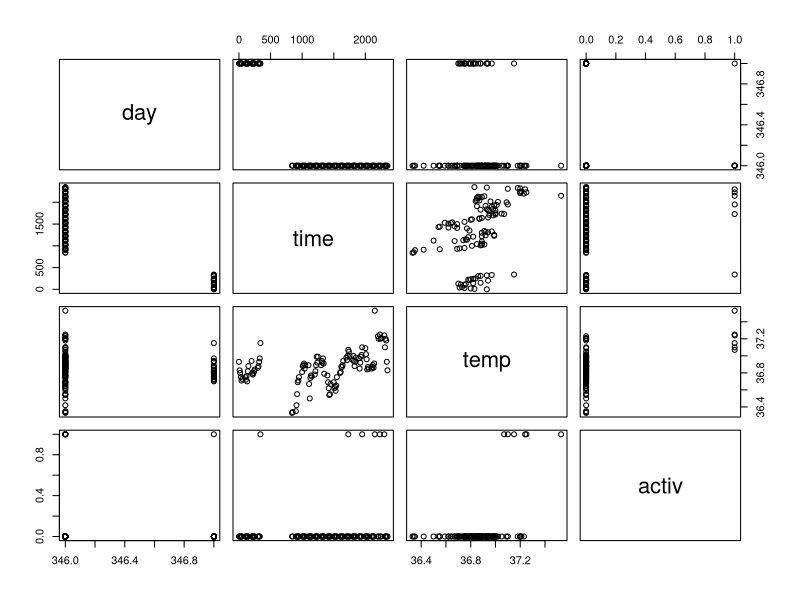

Here is the R script that generated this plot:
## ---- chunk 1
knitr::opts_chunk$set(echo = TRUE)
## ---- chunk 2
# You can write code in chunks that look like this.
# This chunk uses the code plot(simplechromosome) to plot a data set.
# To run the code, click the Green play button at the
# top right of this chunk. Try it!
plot(beaver1)
## ---- chunk 3
# Sometimes you might want to run only some of the code 
# in a code chunk. To do that, highlight the code to 
# run and then press Cmd + Enter (Control + Enter on 
# Windows). If you do not highlight any code, R will 
# run the line of code that your cursor is on.
# Try it now. Run mean(1:5) but not the line below it.
mean(1:5)
warning("You shouldn't run this!")
## ---- chunk 4
# You can click the downward facing arrow to the left of the play button to run
# every chunk above the current code chunk. This is useful if the code in your
# chunk uses objects that you made in previous chunks.
Sys.Date()
## ---- chunk 5
#You can use comments in your code chunks to remind you what you did or why you did it. This comment is often for a future version of yourself.
## ---- chunk 6
#Vectors
#x<- c(1,2,3,4)
#y<- c("1","2","3","4")
#z<- c("R","is","handy")
#sum(x)
#sum(y)
#plot(x)


#lists
#list<- list(x,y,z)
#list[[1]]
#list[[3]][1]
## ---- chunk 7
#setwd()
#read.csv()
#Explore the dataframe! 
#df$
#df[1,2]
## ---- chunk 8
#ggplot(data = beaver1) + geom_point(aes(x = time, y = temp))
